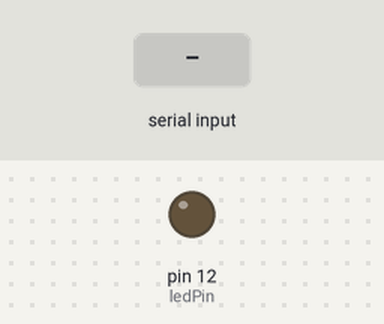
The sketch below on a simulated Arduino Uno, built with avr-gcc and run on an emulated ATmega328P. On the bench: output pins drawn as LEDs (lit = HIGH). The test bench sets the inputs (shaded band).

Above: at 1.2 s.
1.3 s: "H" received over Serial
At 2.0 s:
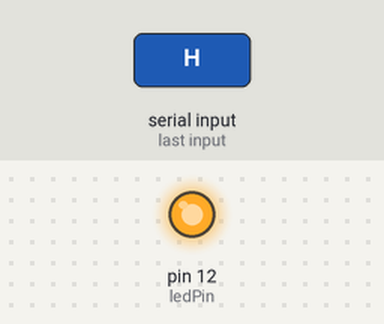
2.8 s: "L" received over Serial
At 3.1 s:
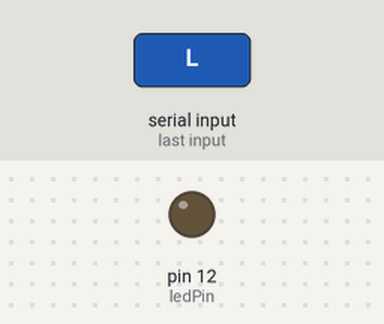
Timing chart, 0 to 5.8 s (numbered marks = the images above; inputs shaded):
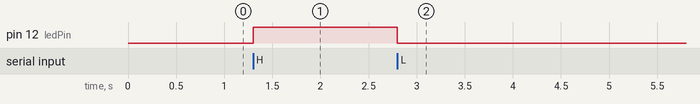

The sketch:

PhysicalPixel.ino
```cpp
const int ledPin = 12;
int incomingByte;

void setup() {
  Serial.begin(9600);
  pinMode(ledPin, OUTPUT);
}

void loop() {
  if (Serial.available() > 0) {
    incomingByte = Serial.read();
    if (incomingByte == 'H') {
      digitalWrite(ledPin, HIGH);
    }
    if (incomingByte == 'L') {
      digitalWrite(ledPin, LOW);
    }
  }
}
```

Measured:
- after the input at 1.3 s, pin 12 (ledPin): LOW → HIGH at once
- after the input at 2.8 s, pin 12 (ledPin): HIGH → LOW at once
